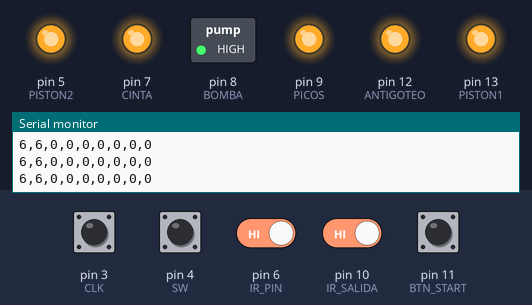
The sketch below on a simulated Arduino Uno, built with avr-gcc and run on an emulated ATmega328P. Parts: switched loads named in the sketch (green lamp = pin HIGH), output pins drawn as LEDs (lit = HIGH), the last lines printed to the serial monitor. Inputs (shaded band) come from the test bench; at power-on: pin 3 (CLK), pin 4 (SW), pin 6 (IR_PIN), pin 10 (IR_SALIDA), pin 11 (BTN_START) HIGH. EEPROM starts erased.

Above: at 1.2 s.
1.3 s: pin 11 (BTN_START) pulled LOW for 3.2 s
At 5.2 s:
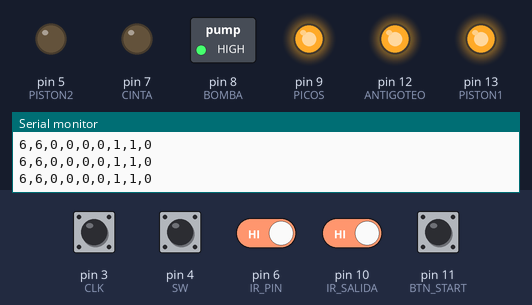
14.8 s: pin 11 (BTN_START) pulled LOW for 0.15 s
At 15.5 s:
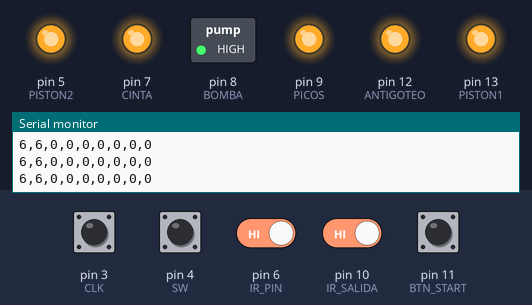
Timing chart, 0 to 17.4 s (numbered marks = the images above; inputs shaded):
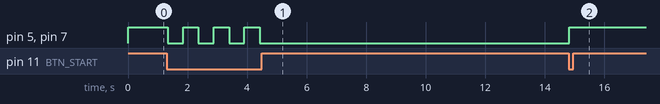

Measured:
- after the input at 1.3 s, pin 5 (PISTON2), pin 7 (CINTA): alternates HIGH for 0.51 s and LOW for 0.51 s, 7 changes in all, then stays LOW, starting at once
- after the input at 14.8 s, pin 5 (PISTON2), pin 7 (CINTA): LOW → HIGH at once

The sketch:

Nanobien.ino
```cpp
#include <EEPROM.h>

// --- Pines ---
#define CLK 3
#define DT 2
#define SW 4
#define BTN_START 11
#define BOMBA 8
#define PISTON1 13
#define PISTON2 5
#define CINTA 7
#define PICOS 9
#define ANTIGOTEO 12

#define IR_PIN 6
#define IR_SALIDA 10

#define RELAY_ON  LOW
#define RELAY_OFF HIGH

// --- Variables EEPROM ---
long tiempo1, tiempo2, tiempoPicos = 1000, tiempox = 1000;
int cantidadMax = 4;

// --- NUEVOS TIEMPOS DE AJUSTE MECÁNICO (en milisegundos) ---
#define TIEMPO_ALINEACION 2000       // 2 segundos de cinta para alinear bidones con picos
#define TIEMPO_LEVANTE_PICOS 1500    // 1.5 segundos para que los picos se levanten antes de mover la cinta

// --- Variables de estado ---
int etapa = 0;
int contadorBotellas = 0;
int contadorSalida = 0;
int contadorCiclos = 0;
bool sistemaActivo = false;
bool editando = false;
int variableSeleccionada = 0;

unsigned long etapaStartTime = 0;

// --- DEBOUNCE ---
unsigned long lastButtonStartTime = 0;
unsigned long lastEncoderButtonTime = 0;
unsigned long lastSerialSend = 0;

// --- DETECCIÓN DE FLANCO + FILTRO TEMPORAL ---
int lastIREntrada = HIGH;
int lastIRSalida = HIGH;
unsigned long ultimaDeteccionEntrada = 0;
unsigned long ultimaDeteccionSalida = 0;

#define TIEMPO_MINIMO_ENTRADA 800
#define TIEMPO_MINIMO_SALIDA 800

// --- Variables del Encoder ---
volatile int lastClkState;
volatile int encoderPos = 0;
volatile bool encoderChanged = false;

// --- Prototipos ---
void iniciarSecuencia();
void detenerSecuencia();
void ejecutarEtapas();
void leerEncoder();
void guardarVariablesEEPROM();
void cargarVariablesEEPROM();
void cambiarVariable();
void enviarEstadoSerial();
bool leerBotonEstable(int pin);

void setup() {
  Serial.begin(9600);

  pinMode(CLK, INPUT_PULLUP);
  pinMode(DT, INPUT_PULLUP);
  pinMode(SW, INPUT_PULLUP);
  pinMode(BTN_START, INPUT_PULLUP);
  pinMode(IR_PIN, INPUT_PULLUP);
  pinMode(IR_SALIDA, INPUT_PULLUP);

  pinMode(BOMBA, OUTPUT);
  pinMode(PISTON1, OUTPUT);
  pinMode(PISTON2, OUTPUT);
  pinMode(CINTA, OUTPUT);
  pinMode(PICOS, OUTPUT);
  pinMode(ANTIGOTEO, OUTPUT);

  digitalWrite(BOMBA, RELAY_OFF);
  digitalWrite(PISTON1, RELAY_OFF);
  digitalWrite(PISTON2, RELAY_OFF);
  digitalWrite(CINTA, RELAY_OFF);
  digitalWrite(PICOS, RELAY_OFF);
  digitalWrite(ANTIGOTEO, RELAY_OFF);

  attachInterrupt(digitalPinToInterrupt(CLK), leerEncoder, CHANGE);

  cargarVariablesEEPROM();
  lastClkState = digitalRead(CLK);

  lastIREntrada = digitalRead(IR_PIN);
  lastIRSalida = digitalRead(IR_SALIDA);

  Serial.println("Sistema iniciado. Esperando Start...");
  enviarEstadoSerial();
}

void loop() {
  // --- 1. Botón Start/Stop ---
  if (leerBotonEstable(BTN_START)) {
    if (millis() - lastButtonStartTime > 500) {
      sistemaActivo = !sistemaActivo;
      if (sistemaActivo) iniciarSecuencia();
      else detenerSecuencia();

      lastButtonStartTime = millis();
      enviarEstadoSerial();
    }
  }

  // --- 2. Botón del Encoder ---
  if (leerBotonEstable(SW)) {
    if (millis() - lastEncoderButtonTime > 400) {
      cambiarVariable();
      lastEncoderButtonTime = millis();
    }
  }

  // --- 3. Procesar cambios del encoder ---
  if (encoderChanged && editando) {
    noInterrupts();
    int pos = encoderPos;
    encoderPos = 0;
    encoderChanged = false;
    interrupts();

    if (pos != 0) {
      if (variableSeleccionada == 0) {
        tiempo1 = constrain(tiempo1 + pos * 500, 0, 500000L);
      } else if (variableSeleccionada == 1) {
        tiempo2 = constrain(tiempo2 + pos * 500, 0, 500000L);
      }
      enviarEstadoSerial();
    }
  }

  // --- 4. Contador IR ENTRADA ---
  int currentIR = digitalRead(IR_PIN);

  if (currentIR == LOW && lastIREntrada == HIGH &&
      sistemaActivo && etapa == 1 &&
      (millis() - ultimaDeteccionEntrada > TIEMPO_MINIMO_ENTRADA)) {
    contadorBotellas++;
    ultimaDeteccionEntrada = millis();
    Serial.print("Botella entrada detectada: ");
    Serial.println(contadorBotellas);
    enviarEstadoSerial();
  }
  lastIREntrada = currentIR;

  // Transición Etapa 1 -> 2 (cuando se alcanza el máximo y el sensor se libera)
  if (contadorBotellas >= cantidadMax && currentIR == HIGH && sistemaActivo && etapa == 1) {
    contadorBotellas = 0;
    digitalWrite(PISTON1, RELAY_ON);
    etapa = 2;
    etapaStartTime = millis();
    Serial.println("Cantidad alcanzada -> Etapa 2 (alineando bidones)");
    enviarEstadoSerial();
  }

  // --- 5. Ejecutar máquina de estados ---
  if (sistemaActivo) {
    ejecutarEtapas();
  }

  // --- 6. Envío periódico ---
  if (millis() - lastSerialSend > 300) {
    enviarEstadoSerial();
    lastSerialSend = millis();
  }
}

// ===================== FUNCIONES =====================

bool leerBotonEstable(int pin) {
  int lecturas = 0;
  for (int i = 0; i < 3; i++) {
    if (digitalRead(pin) == LOW) {
      lecturas++;
    }
    delay(5);
  }
  return (lecturas == 3);
}

void iniciarSecuencia() {
  etapa = 1;
  contadorBotellas = 0;
  digitalWrite(CINTA, RELAY_ON);
  digitalWrite(PISTON2, RELAY_ON);
  Serial.println("Inicio de secuencia - ETAPA 1");
}

void detenerSecuencia() {
  sistemaActivo = false;
  etapa = 0;
  contadorBotellas = 0;

  digitalWrite(BOMBA, RELAY_OFF);
  digitalWrite(PISTON1, RELAY_OFF);
  digitalWrite(PISTON2, RELAY_OFF);
  digitalWrite(CINTA, RELAY_OFF);
  digitalWrite(PICOS, RELAY_OFF);
  digitalWrite(ANTIGOTEO, RELAY_OFF);

  Serial.println("Secuencia detenida");
}

void ejecutarEtapas() {
  switch (etapa) {

    case 2:
      // ⭐ NUEVO: La cinta SIGUE ANDANDO durante TIEMPO_ALINEACION para alinear bidones
      // (La cinta ya estaba ON desde la etapa 1, se mantiene ON)

      if (millis() - etapaStartTime >= TIEMPO_ALINEACION) {
        // Después del tiempo de alineación, recién ahora se detiene la cinta
        digitalWrite(CINTA, RELAY_OFF);
        digitalWrite(ANTIGOTEO, RELAY_ON);

        Serial.println("Alineacion completada -> Cinta OFF, Etapa 3");
        etapa = 3;
        etapaStartTime = millis();
        enviarEstadoSerial();
      }
      break;

    case 3:
      if (millis() - etapaStartTime >= tiempox) {
        digitalWrite(PICOS, RELAY_ON);
        etapa = 4;
        etapaStartTime = millis();
        enviarEstadoSerial();
      }
      break;

    case 4:
      if (millis() - etapaStartTime >= tiempoPicos) {
        digitalWrite(BOMBA, RELAY_ON);
        etapa = 5;
        etapaStartTime = millis();
        enviarEstadoSerial();
      }
      break;

    case 5:
      if (millis() - etapaStartTime >= (tiempo1)) {
        digitalWrite(BOMBA, RELAY_OFF);
        etapa = 6;
        etapaStartTime = millis();
        enviarEstadoSerial();
      }
      break;

    case 6:
      if (millis() - etapaStartTime >= (tiempo2)) {
        // Apagar picos y antigoteo
        digitalWrite(PICOS, RELAY_OFF);
        digitalWrite(ANTIGOTEO, RELAY_OFF);
        digitalWrite(PISTON2, RELAY_OFF);

        Serial.println("Picos bajando -> Esperando levante completo");
        etapa = 65;  // ⭐ NUEVA SUB-ETAPA: Espera a que los picos se levanten
        etapaStartTime = millis();
        enviarEstadoSerial();
      }
      break;

    // ⭐ NUEVA SUB-ETAPA 6.5: Espera a que los picos se levanten antes de mover la cinta
    case 65:  // Usamos 65 porque switch no soporta decimales
      if (millis() - etapaStartTime >= TIEMPO_LEVANTE_PICOS) {
        Serial.println("Picos levantados -> Etapa 7 (salida)");
        etapa = 7;
        etapaStartTime = millis();
        enviarEstadoSerial();
      }
      break;

    case 7:
      digitalWrite(CINTA, RELAY_ON);
      digitalWrite(PISTON1, RELAY_ON);

      // Contador de botellas de salida
      int currentIRSalida = digitalRead(IR_SALIDA);

      if (currentIRSalida == LOW && lastIRSalida == HIGH &&
          (millis() - ultimaDeteccionSalida > TIEMPO_MINIMO_SALIDA)) {
        contadorSalida++;
        ultimaDeteccionSalida = millis();
        Serial.print("Botella salida detectada: ");
        Serial.println(contadorSalida);
        enviarEstadoSerial();
      }
      lastIRSalida = currentIRSalida;

      if (contadorSalida >= cantidadMax) {
        contadorCiclos++;
        contadorBotellas = 0;
        contadorSalida = 0;

        digitalWrite(PISTON1, RELAY_OFF);
        digitalWrite(PISTON2, RELAY_ON);
        digitalWrite(CINTA, RELAY_ON);

        etapa = 1;
        etapaStartTime = millis();
        Serial.println("Ciclo completado -> Reinicio");
        enviarEstadoSerial();
      }

      if (millis() - etapaStartTime > 30000) {
        Serial.println("TIMEOUT ETAPA 7 - Reinicio forzoso");
        contadorCiclos++;
        contadorBotellas = 0;
        contadorSalida = 0;

        digitalWrite(PISTON1, RELAY_OFF);
        digitalWrite(PISTON2, RELAY_ON);

        etapa = 1;
        etapaStartTime = millis();
        enviarEstadoSerial();
      }
      break;
  }
}

void leerEncoder() {
  int clkState = digitalRead(CLK);
  int dtState = digitalRead(DT);

  if (clkState != lastClkState) {
    if (dtState != clkState) {
      encoderPos++;
    } else {
      encoderPos--;
    }
    encoderChanged = true;
  }
  lastClkState = clkState;
}

void cambiarVariable() {
  if (!editando) {
    editando = true;
    variableSeleccionada = 0;
    Serial.println("Modo edicion: tiempo1");
  } else {
    variableSeleccionada++;
    if (variableSeleccionada > 1) {
      editando = false;
      variableSeleccionada = 0;
      guardarVariablesEEPROM();
      Serial.println("Edicion finalizada. Guardado en EEPROM.");
    } else {
      Serial.println(variableSeleccionada == 0 ? "Editando: tiempo1" : "Editando: tiempo2");
    }
  }
  enviarEstadoSerial();
}

void cargarVariablesEEPROM() {
  EEPROM.get(0, tiempo1);
  EEPROM.get(4, tiempo2);

  if (tiempo1 == 0xFFFFFFFF || tiempo1 <= 0) {
    tiempo1 = 6000;
    tiempo2 = 6000;
    tiempoPicos = 1000;
    tiempox = 1000;
    cantidadMax = 4;
    guardarVariablesEEPROM();
    Serial.println("Valores por defecto cargados en EEPROM");
  }
}

void guardarVariablesEEPROM() {
  EEPROM.put(0, tiempo1);
  EEPROM.put(4, tiempo2);
  Serial.println("Variables guardadas en EEPROM");
}

void enviarEstadoSerial() {
  int tiempoRestante_s = 0;

  if (sistemaActivo && etapa >= 2) {
    unsigned long elapsedTime = millis() - etapaStartTime;
    long tiempoTotalEtapa = 0;

    if (etapa == 2) tiempoTotalEtapa = TIEMPO_ALINEACION;
    else if (etapa == 3) tiempoTotalEtapa = tiempox;
    else if (etapa == 4) tiempoTotalEtapa = tiempoPicos;
    else if (etapa == 5) tiempoTotalEtapa = tiempo1;
    else if (etapa == 6) tiempoTotalEtapa = tiempo2;
    else if (etapa == 65) tiempoTotalEtapa = TIEMPO_LEVANTE_PICOS;
    else if (etapa == 7) tiempoTotalEtapa = 30000;

    long tiempoRestante_ms = (tiempoTotalEtapa > elapsedTime) ? (tiempoTotalEtapa - elapsedTime) : 0;
    tiempoRestante_s = tiempoRestante_ms / 1000;
  }

  // Para la TFT, enviamos la etapa 6.5 como "6" para que la pantalla no se confunda
  int etapaParaTFT = (etapa == 65) ? 6 : etapa;

  Serial.print(tiempo1 / 1000);
  Serial.print(",");
  Serial.print(tiempo2 / 1000);
  Serial.print(",");
  Serial.print(contadorBotellas);
  Serial.print(",");
  Serial.print(contadorSalida);
  Serial.print(",");
  Serial.print(contadorCiclos);
  Serial.print(",");
  Serial.print(variableSeleccionada);
  Serial.print(",");
  Serial.print(etapaParaTFT);
  Serial.print(",");
  Serial.print(sistemaActivo ? 1 : 0);
  Serial.print(",");
  Serial.println(tiempoRestante_s);
}
```
